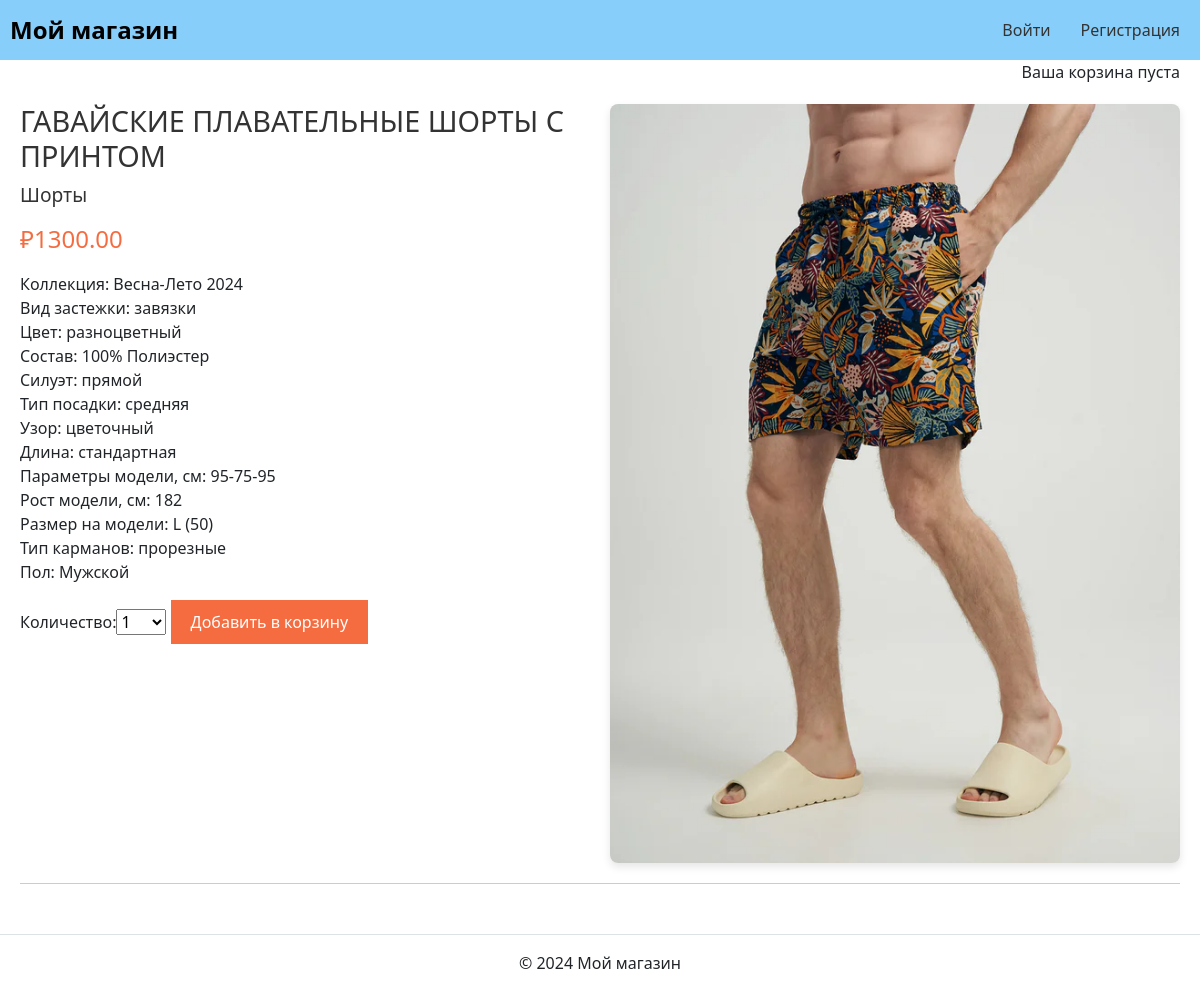
The page /6/gavajskie-plavatelnye-shorty-s-printom/ on the database its author committed.
### items/models.py (models this page shows, shortened)
class Product(models.Model):
    category = models.ForeignKey(
        Category,
        related_name='products',
        on_delete=models.DO_NOTHING,
        verbose_name='Категория'
        )
    name = models.CharField(
        max_length=200,
        db_index=True,
        verbose_name='Название продукта'
        )
    slug = models.SlugField(
        max_length=200,
        db_index=True
        )
    image = models.ImageField(
        upload_to='products/',
        blank=True
        )
    description = models.TextField(
        blank=True,
        verbose_name='Описание продукта'
        )
    price = models.DecimalField(
        max_digits=10,
        decimal_places=2,
        verbose_name='Цена продукта'
        )
    stock = models.PositiveIntegerField(
        default=1
        )
    available = models.BooleanField(
        default=True,
        verbose_name='Доступность продукта'
        )
    class Meta:
        ordering = ('name',)
        index_together = (('id', 'slug'),)
        verbose_name = 'Продукт'
        verbose_name_plural = 'Продукты'

class Category(models.Model):
    name = models.CharField(
        max_length=200,
        db_index=True,
        verbose_name='Название категории')
    slug = models.SlugField(max_length=200, db_index=True, unique=True)
    class Meta:
        ordering = ('name',)
        verbose_name = 'Категория'
        verbose_name_plural = 'Категории'
    def __str__(self):
        return self.name
    def get_absolute_url(self):
        return reverse('shop:product_list_by_category',
                        args=[self.slug])

### items/views.py (the view)
def get_product_detail(request, id, slug):
    product = get_object_or_404(Product,
                                id=id,
                                slug=slug,
                                available=True)
    cart_product_form = CartAddProductForm()
    return render(request, 'shop/product/detail.html', {'product': product,
                                                        'cart_product_form': cart_product_form})

### cart/forms.py
class CartAddProductForm(forms.Form):
    quantity = forms.TypedChoiceField(choices=PRODUCT_QUANTITY_CHOICES, coerce=int, label="Количество",)
    update = forms.BooleanField(required=False, initial=False, widget=forms.HiddenInput)

### cart/cart.py (called while the page is built)
    def __len__(self):
        return sum(item['quantity'] for item in self.cart.values())

### cart/context_processors.py (called while the page is built)
def cart(request):
    return {'cart': Cart(request)}

### templates/shop/product/detail.html (shortened to what this page needs)
{% extends "shop/base.html" %}
{% load static %}
{% block content %}
<div class="container">
    <div class="product-detail">
        <div class="product-info">
            <h2>{{ product.name }}</h2>
            <h3><a href="{{ product.category.get_absolute_url }}">{{ product.category }}</a></h3>
            <p class="price">₽{{ product.price }}</p>
            {{ product.description|linebreaks }}
            <form action="{% url "cart:cart_add" product.id %}" method="post">
                {{ cart_product_form }}
                <input type="submit" value="Добавить в корзину">
            </form>
        </div>
        <div class="product-image">
            <img src="{% if product.image %}{{ product.image.url }}{% else %}{% static "img/no_image.png" %}{% endif %}" alt="Изображение продукта">
        </div>
    </div>
</div>
{% endblock %}

### templates/shop/product/detail.html (style rules this page uses)
.container { max-width: 1200px; margin: 0 auto; padding: 20px; }
.product-detail { display: flex; justify-content: space-between; align-items: flex-start; margin-bottom: 30px; border-bottom: 1px solid #ccc; padding-bottom: 20px; }
.product-info { flex: 1; padding-right: 20px; }
.product-info h2 { font-size: 1.8em; color: #333; margin-bottom: 10px; }
.product-info h3 { font-size: 1.2em; color: #333; margin-bottom: 15px; }
.product-info h3 a { text-decoration: none; color: #333; }
.price { font-size: 1.5em; color: #f56c40; margin-bottom: 15px; }
.product-image { flex: 1; text-align: center; }
.product-image img { max-width: 100%; height: auto; border-radius: 8px; box-shadow: 0 4px 8px rgba(0, 0, 0, 0.1); }
.product-info form { margin-top: 15px; }
.product-info form input[type="submit"] { background-color: #f56c40; color: white; border: none; padding: 10px 20px; font-size: 1em; cursor: pointer; transition: background-color 0.3s ease; }

### rows shown on the page
Product: name "ГАВАЙСКИЕ ПЛАВАТЕЛЬНЫЕ ШОРТЫ С ПРИНТОМ", category "Шорты", price "1300.00", description "Коллекция: Весна-Лето 2024 Вид застежки: завязки Цвет: разноцветный Состав: 100% Полиэстер Силуэт: прямой Тип посадки: средняя Узор: цветочный Длина: стандартная Параметры модели, см: 95-75-95 Рост модели, см: 182 Размер на модели: L (50) Тип карманов: прорезные Пол: Мужской", image (picture)
